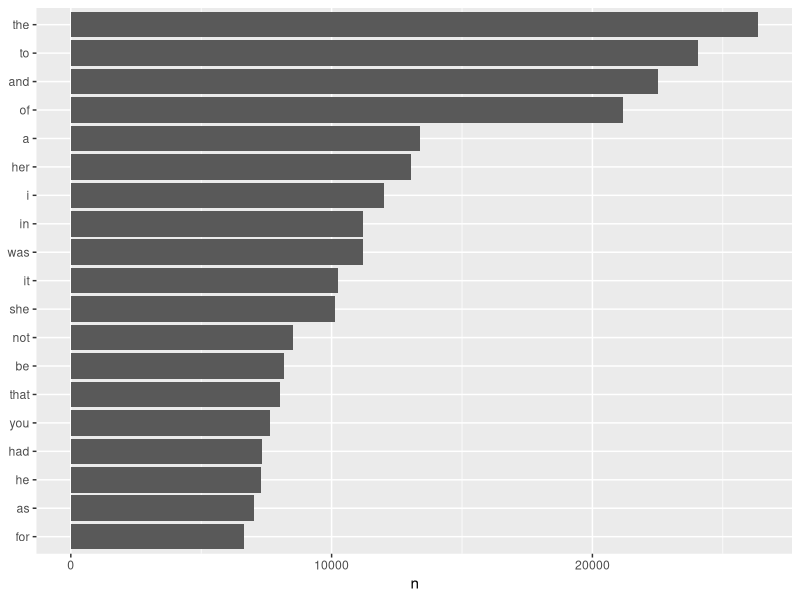
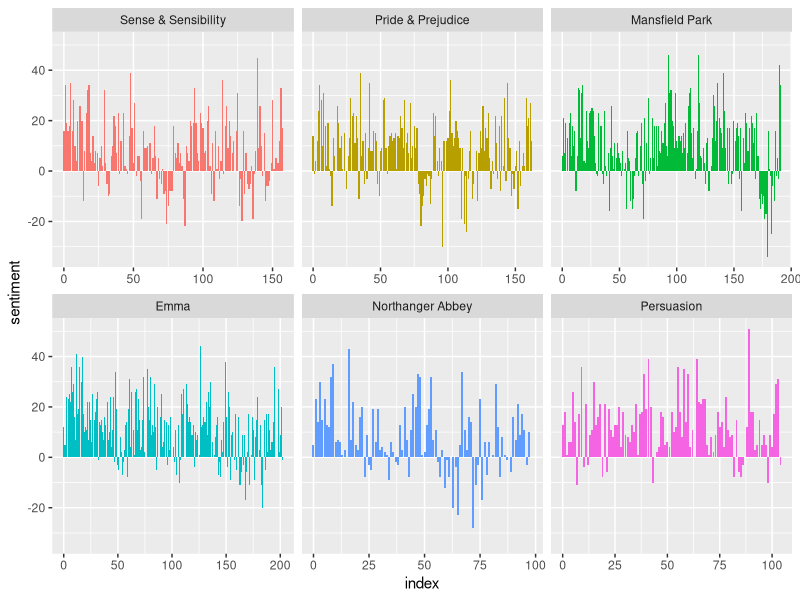

These figures' R source, in order:
## ---- chunk 1
library(janeaustenr)
library(dbplyr)
library(tidyverse)
library(tidytext)
## ---- chunk 2
janeaustenr::prideprejudice %>% head(12)
## ---- chunk 3
original_books <- austen_books() %>%
  group_by(book) %>%
  mutate(linenumber = row_number(),
         chapter = cumsum(
           str_detect(text,
                      regex("^chapter [\\divxlc]", ignore_case = TRUE)))) %>%
  ungroup()

original_books %>% print(n=6)
## ---- chunk 4
tidy_books <- original_books %>%
  unnest_tokens(word, text, token = "words")
tidy_books
## ---- chunk 5
g <- tidy_books %>%
count(word, sort = TRUE) %>%
filter(n > 6000) %>%
mutate(word = reorder(word, n)) %>%
ggplot(aes(word, n)) +
geom_col() +
xlab(NULL) +
coord_flip()

g

## ---- chunk 6
jane_austen_sentiment <- tidy_books %>%
  inner_join(get_sentiments("bing")) %>%
  count(book, index = linenumber %/% 80, sentiment) %>%
  spread(sentiment, n , fill = 0) %>%
  mutate(sentiment = positive - negative)

jane_austen_sentiment %>% print(n = 6)
## ---- chunk 7
plot <- ggplot(jane_austen_sentiment, aes(index, sentiment, fill = book)) +
  geom_col(show.legend = FALSE) +
  facet_wrap(~book, nrow = 2, scales = "free_x")
plot
## ---- chunk 8
install.packages("tmap")
## ---- chunk 9
